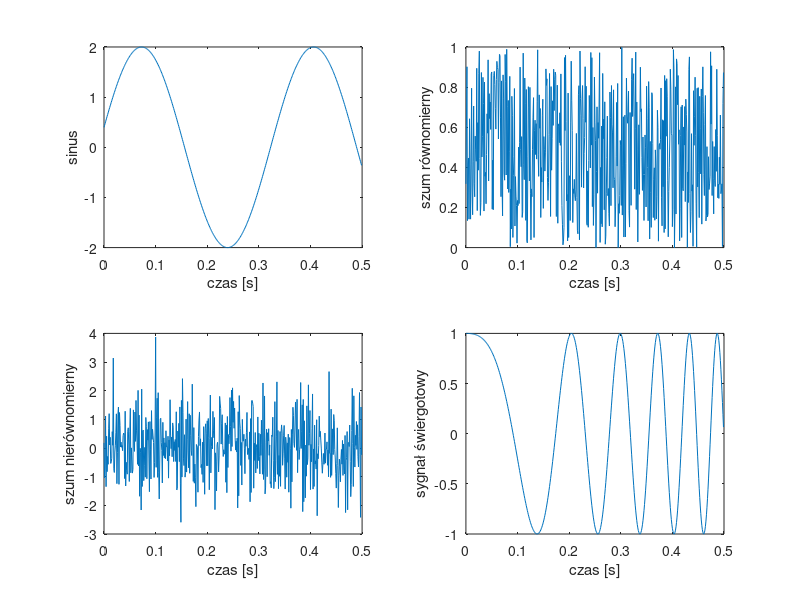

This chart was generated by the following MATLAB code:
clear all;
close all;

grid on;
hold on;
figure(1)

N=500;                 %długość sygnału, próbki
fp=1000;               %częstotliwość próbkowania
A=2;                   %amplituda funkcji sinus
f=3;                   %częstotliwość funkcji sinus
fi=0.2;                % faza początkowa funkcji sinus

t=[0:1/fp:(N-1)/fp];   %wektor czasu od 0 do (N-1)/fp
                       %ze skokiem: 1/fp
                       
x=A*sin(2*pi*f*t+fi);  %funkcja sinus
subplot(221)
plot(t,x)
xlabel('czas [s]')
ylabel('sinus')

y=rand(1,N);           %szum równomierny
subplot(222)
plot(t,y)
xlabel('czas [s]')
ylabel('szum równomierny')

z=randn(1,N);          %szum nierównomierny
subplot(223)
plot(t,z)
xlabel('czas [s]')
ylabel('szum nierównomierny')

f0=1;                 %sygnał świergotowy
f1=20;
t1=(N-1)/fp;
v=chirp(t,f0,t1,f1);
subplot(224)
plot(t,v)
xlabel('czas [s]')
ylabel('sygnał świergotowy')





